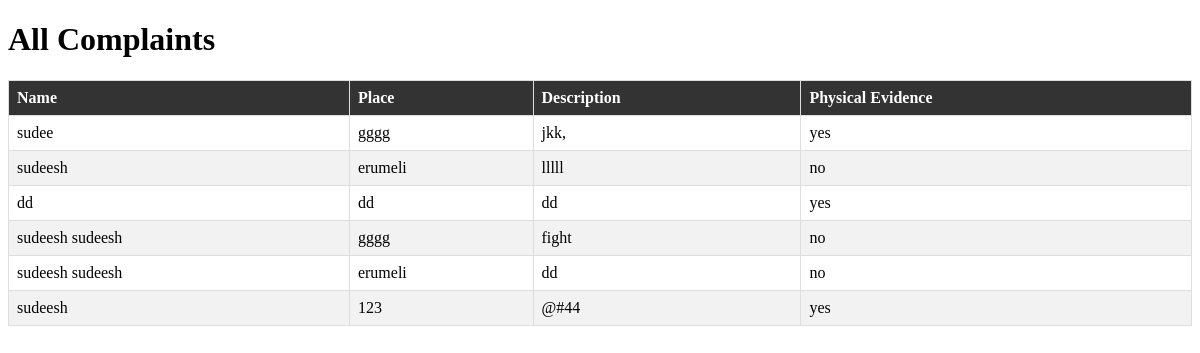
/complaints/, run on an earlier commit of the app's database.
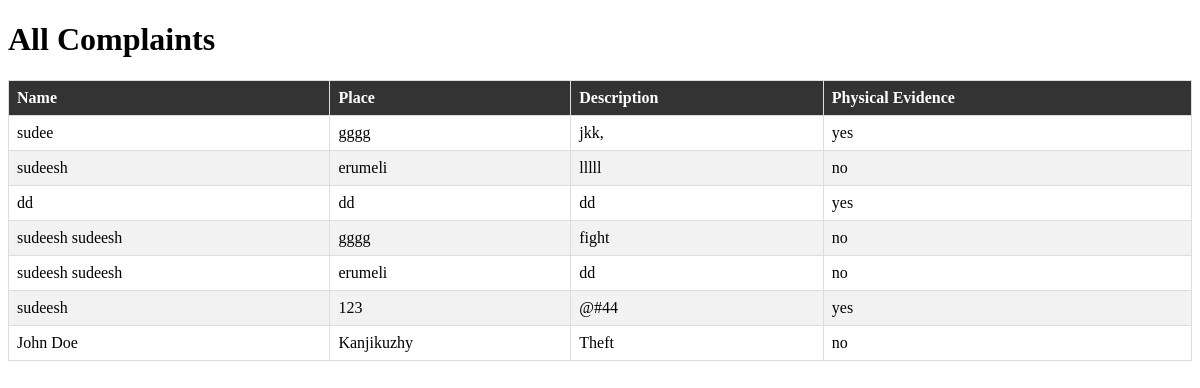
And on a later commit of the database.
### MyApp/models.py (models this page shows, shortened)
class Complaint(models.Model):
    user = models.ForeignKey(User, on_delete=models.CASCADE)
    name = models.CharField(max_length=122)
    place = models.CharField(max_length=122)
    Description= models.CharField(max_length=122)
    PhysicalEvidence= models.CharField(max_length=122)
    fileUpload = models.ImageField(upload_to='evidence', blank=True)

### MyApp/views.py (the view)
# urls.py: path('complaints/', views.complaint_list, name='complaint_list'),
def complaint_list(request):
    complaints = Complaint.objects.all()
    return render(request, 'admin/complaint_list.html', {'complaints': complaints})

### templates/admin/complaint_list.html (shortened to what this page needs)
<!DOCTYPE html>
<html>
<head>
</head>
<body>
    <h1>All Complaints</h1>
    <table class="complaint-table">
        <thead>
            <tr>
                <th>Name</th>
                <th>Place</th>
                <th>Description</th>
                <th>Physical Evidence</th>
            </tr>
        </thead>
        <tbody>
            {% for complaint in complaints %}
                <tr>
                    <td>{{ complaint.name }}</td>
                    <td>{{ complaint.place }}</td>
                    <td>{{ complaint.Description }}</td>
                    <td>{{ complaint.PhysicalEvidence }}</td>
                </tr>
            {% endfor %}
        </tbody>
    </table>
</body>
</html>

### templates/admin/complaint_list.html (style rules this page uses)
.complaint-table { border-collapse: collapse; width: 100%; }
.complaint-table th, .complaint-table td { border: 1px solid #ddd; padding: 8px; text-align: left; }
.complaint-table tr:nth-child(even) { background-color: #f2f2f2; }
.complaint-table th { background-color: #333; color: white; }

What changed in the data, as far as the page shows it:
added Complaint: name "John Doe", place "Kanjikuzhy", Description "Theft", PhysicalEvidence "no"
